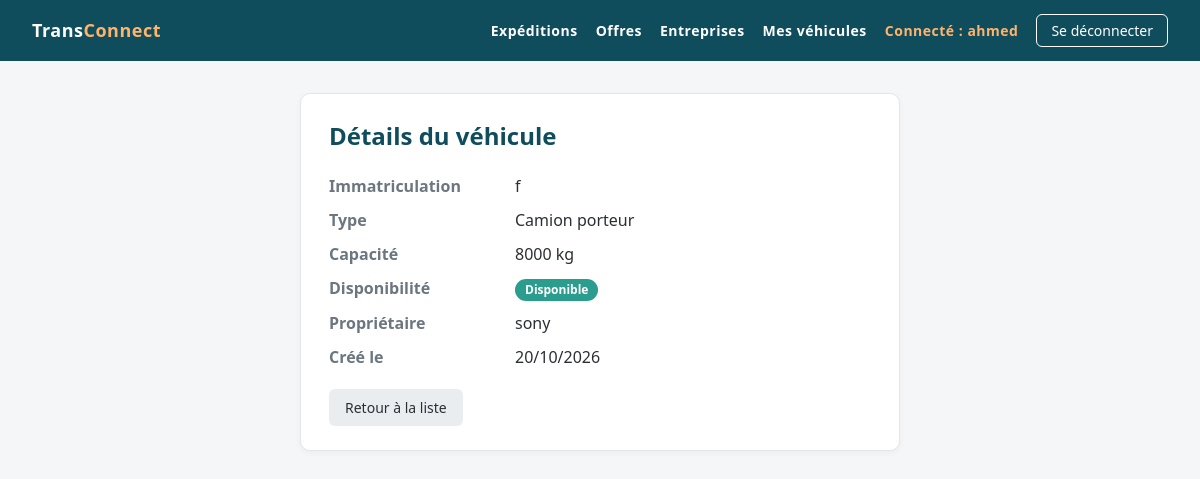
Page /vehicules/vehicules/2/ (signed in) on the committed database.
### EntreprisesApp/models.py (models this page shows, shortened)
class Utilisateur(AbstractUser):
    user_id=models.CharField(max_length=8, primary_key=True)
    email=models.EmailField(unique=True, validators=[validate_email])
    role=models.CharField(max_length=20, choices=[
        ('admin','Administrateur'),
        ('char','Chargeur'),
        ('trans','Transporteur'),
    ], default='char')
    telephone=models.CharField(max_length=15, null=True, blank=True)
    created_at=models.DateTimeField(auto_now_add=True)
    updated_at=models.DateTimeField(auto_now=True)

class Entreprise(models.Model):
    raison_sociale = models.CharField(max_length=200 , null=False, blank=False)
    matricule_fiscale = models.CharField(max_length=17, unique=True, validators=[matricule_fiscal_validator])
    type_entreprise = models.CharField(max_length=100, choices= [
        ('char','chargeur'),
        ('trans','transporteur'),
    ] , default='char')
    adresse =models.TextField(validators=[MinLengthValidator(20, "Adresse doit contenir au moins 10 caractères"), MaxLengthValidator(200, "Adresse ne doit pas dépasser 200 caractères")])
    created_at = models.DateTimeField(auto_now_add=True)
    updated_at = models.DateTimeField(auto_now=True)
    gerant = models.OneToOneField(Utilisateur, on_delete=models.CASCADE, related_name='entreprise')
    def __str__(self):
        return self.raison_sociale

### VehiculesApp/models.py (models this page shows, shortened)
class Vehicule(models.Model):
    immatriculation = models.CharField(max_length=11, unique=True)
    type_vehicule = models.CharField(choices=[('camionnette','Camionnette / utilitaire léger'),('camion_porteur','Camion porteur'),('semi_remorque','Semi-remorque'),('fourgon','Fourgon')], max_length=20,default='camionnette')
    capacite_kg = models.IntegerField(validators=[MinValueValidator(100,"La capacité doit être d'au moins 100 kg")])
    disponible = models.BooleanField(default=True)
    created_at = models.DateTimeField(auto_now_add=True)
    updated_at = models.DateTimeField(auto_now=True)
    proprietaire = models.ForeignKey(Entreprise, on_delete=models.CASCADE, related_name='vehicules',limit_choices_to={'type_entreprise': 'trans'})

### VehiculesApp/views.py (the view)
# urls.py: path('vehicules/<int:pk>/', Vehicule_detail.as_view(), name='vehicule_detail'),
class Vehicule_detail(DetailView):
    model = Vehicule
    template_name = 'vehicule/detail.html'
    context_object_name = 'veh'

### templates/vehicule/detail.html (shortened to what this page needs)
{% extends 'base.html' %}
{% block content %}
<div class="card narrow">
    <h1>Détails du véhicule</h1>
    <dl class="details">
        <dt>Immatriculation</dt> <dd>{{ veh.immatriculation }}</dd>
        <dt>Type</dt>            <dd>{{ veh.get_type_vehicule_display }}</dd>
        <dt>Capacité</dt>        <dd>{{ veh.capacite_kg }} kg</dd>
        <dt>Disponibilité</dt>   <dd>
            {% if veh.disponible %}
                <span class="badge badge-disponible">Disponible</span>
            {% else %}
                <span class="badge badge-indisponible">Indisponible</span>
            {% endif %}
        </dd>
        <dt>Propriétaire</dt>    <dd>{{ veh.proprietaire }}</dd>
        <dt>Créé le</dt>         <dd>{{ veh.created_at|date:"d/m/Y" }}</dd>
    </dl>
    <div class="actions">
        <a class="btn btn-light" href="{% url 'vehicules:vehicule_list' %}">Retour à la liste</a>
    </div>
</div>
{% endblock %}

### templates/base.html (shortened to what this page needs)
{% load static %}
<!DOCTYPE html>
<html lang="fr">
<head>
    <link rel="stylesheet" href="{% static 'css/style.css' %}">
</head>
<body>
    <div class="topbar">
        <a class="brand" href="{% url 'home' %}">Trans<span>Connect</span></a>
        <nav>
            <a href="{% url 'expeditions:expedition_list' %}">Expéditions</a>
            <a href="{% url 'offres:offre_list' %}">Offres</a>
            <a href="{% url 'entreprises:entreprise_list' %}">Entreprises</a>
            {% if user.is_authenticated %}
                {% if user.entreprise.type_entreprise == 'char' %}
                    <a href="{% url 'expeditions:expedition_create' %}">Publier une expédition</a>
                {% elif user.entreprise.type_entreprise == 'trans' %}
                    <a href="{% url 'vehicules:vehicule_list' %}">Mes véhicules</a>
                {% else %}
                    <a href="{% url 'entreprises:entreprise_create' %}">Créer mon entreprise</a>
                {% endif %}
                <a class="nav-user" href="{% url 'profil' %}">Connecté : {{ user.username }}</a>
                <form method="post" action="{% url 'logout' %}">
                    <button type="submit">Se déconnecter</button>
                </form>
            {% else %}
                <a href="{% url 'login' %}">Se connecter</a>
                <a href="{% url 'inscription' %}">Créer un compte</a>
            {% endif %}
        </nav>
    </div>
    <div class="container">
        {% block content %}{% endblock %}
    </div>
</body>
</html>

### static/css/style.css (style rules this page uses)
:root { --primary: #0f4c5c; --primary-light: #1b6f80; --accent: #e36414; --bg: #f4f6f8; --card: #ffffff; --text: #2b2f33; --muted: #6b7680; --border: #e3e7eb; --danger: #c0392b; --radius: 10px; }
* { box-sizing: border-box; }
body { margin: 0; font-family: "Segoe UI", Roboto, Arial, sans-serif; background: var(--bg); color: var(--text); line-height: 1.5; }
.topbar { background: var(--primary); color: #fff; padding: 14px 32px; font-weight: 600; font-size: 18px; letter-spacing: .5px; }
.topbar span { color: #ffb36b; }
.container { max-width: 1100px; margin: 32px auto; padding: 0 20px; }
.card { background: var(--card); border: 1px solid var(--border); border-radius: var(--radius); padding: 24px 28px; box-shadow: 0 2px 6px rgba(0, 0, 0, .04); }
.card.narrow { max-width: 600px; margin: 0 auto; }
h1 { margin: 0 0 20px; font-size: 24px; color: var(--primary); }
a { color: var(--primary-light); text-decoration: none; }
.btn, button { display: inline-block; padding: 8px 16px; border: none; border-radius: 6px; font-size: 14px; font-family: inherit; cursor: pointer; background: var(--primary); color: #fff; transition: background .15s; }
.btn-light { background: #e9edf0; color: var(--text); }
.actions { display: flex; gap: 10px; margin-top: 20px; }
.badge { display: inline-block; padding: 2px 10px; border-radius: 12px; font-size: 12px; font-weight: 600; color: #fff; background: var(--muted); }
.badge-disponible { background: #2a9d8f; }
.details { display: grid; grid-template-columns: 170px 1fr; gap: 10px 16px; margin: 0; }
.details dt { color: var(--muted); font-weight: 600; }
.details dd { margin: 0; }
.topbar { display: flex; justify-content: space-between; align-items: center; }
.topbar a { color: #fff; text-decoration: none; }
.topbar nav { display: flex; align-items: center; gap: 18px; font-size: 14px; }
.topbar nav form { margin: 0; }
.topbar nav button { padding: 6px 14px; font-size: 14px; border: 1px solid #fff; }
.topbar .nav-user { color: #ffb36b; }

### rows in the picture
Utilisateur: username "ahmed"
Vehicule: immatriculation "f", type_vehicule "Camion porteur", capacite_kg "8000", proprietaire "sony", created_at "20/10/2026"
